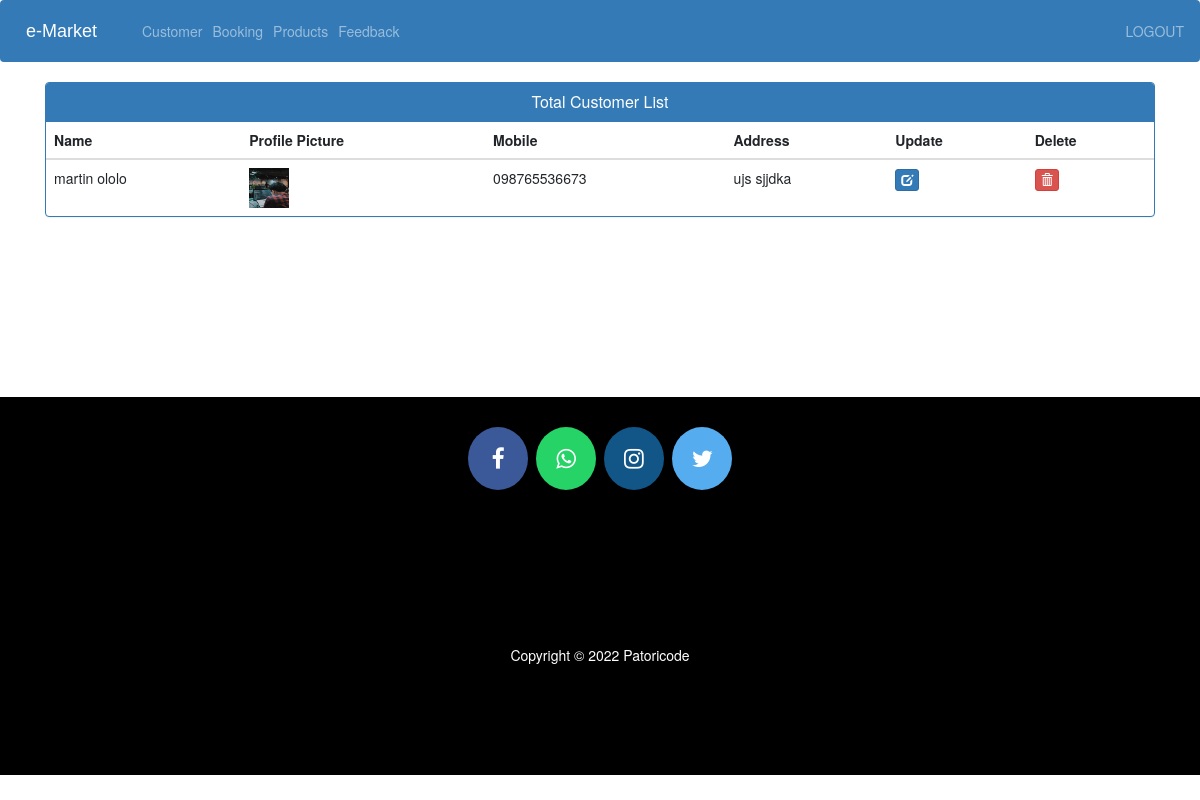
/view-customer (signed in), run on the app's committed database.
### ecom/models.py (models this page shows, shortened)
class Customer(models.Model):
    user = models.OneToOneField(User, on_delete=models.CASCADE)
    profile_pic = models.ImageField(
        upload_to='profile_pic/CustomerProfilePic/', null=True, blank=True)
    address = models.CharField(max_length=40)
    mobile = models.CharField(max_length=20, null=False)
    @property
    def get_name(self):
        return self.user.first_name+" "+self.user.last_name

### ecom/views.py (the view)
# urls.py: path('view-customer', views.view_customer_view,name='view-customer'),
@login_required(login_url='adminlogin')
def view_customer_view(request):
    customers=models.Customer.objects.all()
    return render(request,'ecom/view_customer.html',{'customers':customers})

### templates/ecom/view_customer.html (shortened to what this page needs)
{% extends 'ecom/admin_base.html' %}
{% load static %}
{% block content %}
<head>
  <link href="//netdna.bootstrapcdn.com/bootstrap/3.0.0/css/bootstrap.min.css" rel="stylesheet" id="bootstrap-css">
</head>
<div class="container">
  <div class="panel panel-primary">
    <div class="panel-heading">
      <h6 class="panel-title">Total Customer List</h6>
    </div>
    <table class="table table-hover" id="dev-table">
      <thead>
        <tr>
          <th>Name</th>
          <th>Profile Picture</th>
          <th>Mobile</th>
          <th>Address</th>
          <th>Update</th>
          <th>Delete</th>
        </tr>
      </thead>
      {% for c in customers %}
      <tr>
        <td> {{c.get_name}}</td>
        <td> <img src="{% static c.profile_pic.url %}" alt="Profile Pic" height="40px" width="40px" /></td>
        <td>{{c.mobile}}</td>
        <td>{{c.address}}</td>
        <td><a class="btn btn-primary btn-xs" href="{% url 'update-customer' c.id  %}"><span class="glyphicon glyphicon-edit"></span></a></td>
        <td><a class="btn btn-danger btn-xs" href="{% url 'delete-customer' c.id  %}"><span class="glyphicon glyphicon-trash"></span></a></td>
      </tr>
      {% endfor %}
    </table>
  </div>
</div>
{% endblock content %}

### templates/ecom/view_customer.html (style rules this page uses)
a:link { text-decoration: none; }
h6 { text-align: center; }

### data on the page
Customer: get_name "martin ololo", profile_pic (picture), mobile "098765536673", address "ujs sjjdka"
